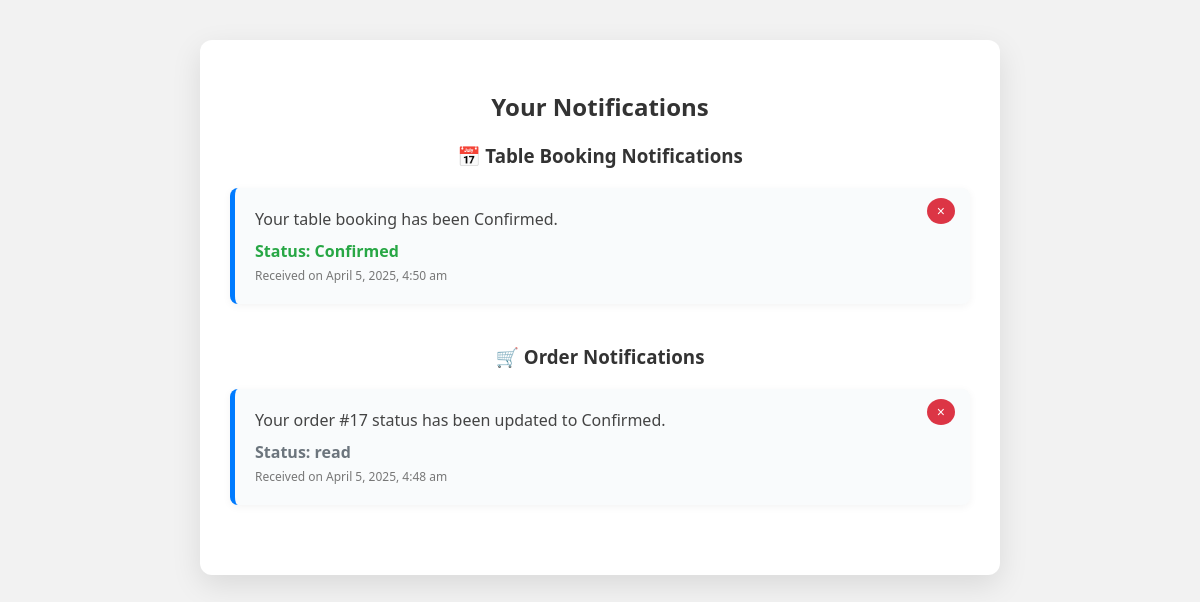
The app's page /notifications.php (signed in), older data.
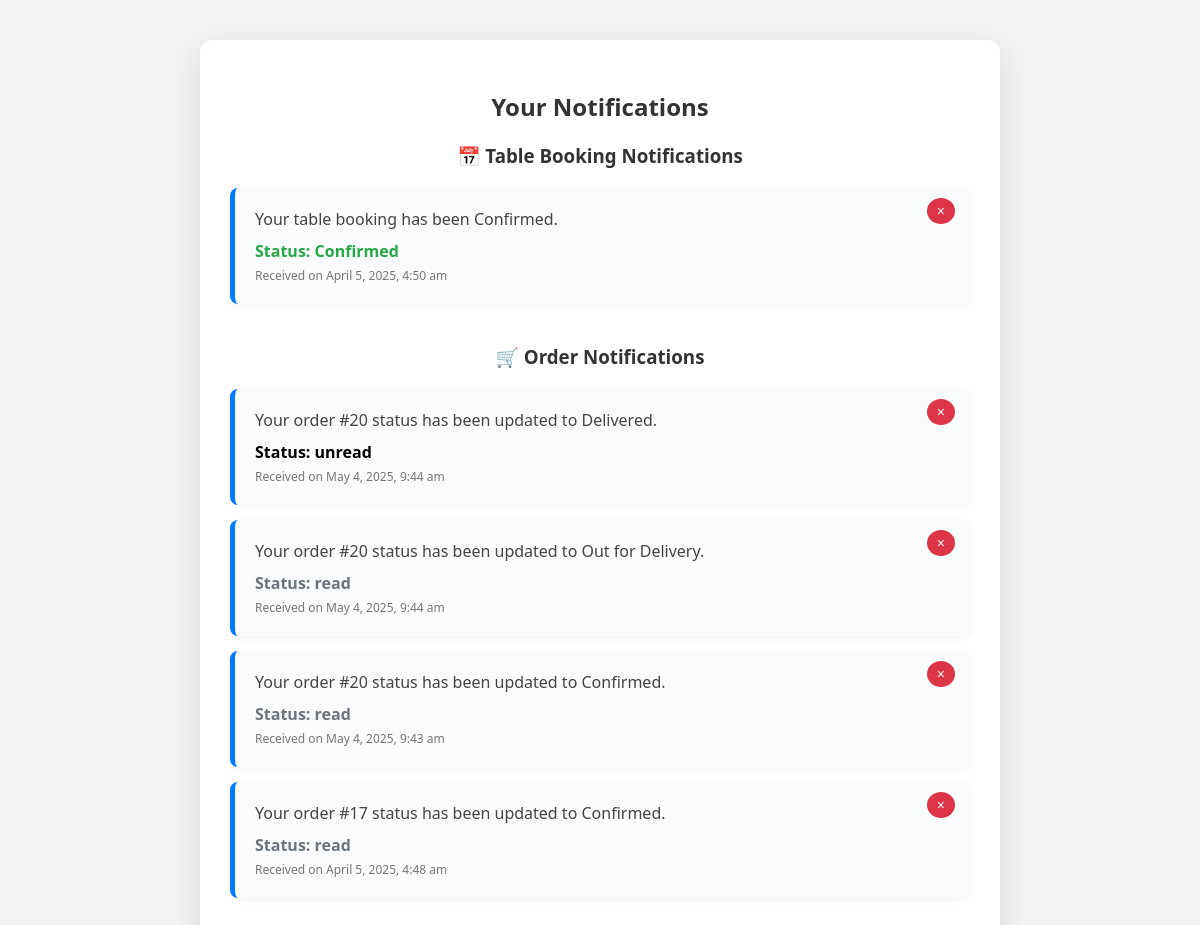
The same page, newer data.
### tables this page shows
CREATE TABLE `notifications` (
  `id` int(11) NOT NULL,
  `user_id` int(11) NOT NULL,
  `message` text NOT NULL,
  `is_read` tinyint(1) DEFAULT 0,
  `created_at` timestamp NOT NULL DEFAULT current_timestamp(),
  `status` varchar(50) DEFAULT 'Pending'
);

CREATE TABLE `order_notifications` (
  `id` int(11) NOT NULL,
  `user_id` int(11) NOT NULL,
  `type` enum('booking','order') NOT NULL,
  `message` text NOT NULL,
  `status` enum('unread','read') DEFAULT 'unread',
  `created_at` timestamp NOT NULL DEFAULT current_timestamp()
);

### notifications.php (the view, shortened to what this page needs)
<?php
include 'config.php';
$user_id = $_SESSION['user_id'];
$pdo->prepare("UPDATE notifications SET is_read = 1 WHERE user_id = ?")->execute([$user_id]);
$stmt1 = $pdo->prepare("SELECT * FROM notifications WHERE user_id = ? ORDER BY created_at DESC");
$stmt1->execute([$user_id]);
$table_notifications = $stmt1->fetchAll(PDO::FETCH_ASSOC);
$pdo->prepare("UPDATE order_notifications SET status = 'read' WHERE user_id = ?")->execute([$user_id]);
$stmt2 = $pdo->prepare("SELECT * FROM order_notifications WHERE user_id = ? ORDER BY created_at DESC");
$stmt2->execute([$user_id]);
$order_notifications = $stmt2->fetchAll(PDO::FETCH_ASSOC);
?>
<!DOCTYPE html>
<html>
<head>
</head>
<body>
    <div class="container">
        <h2>Your Notifications</h2>
        <div class="section">
            <h3>📅 Table Booking Notifications</h3>
            <?php if (empty($table_notifications)): ?>
                <p style="text-align: center;">No table booking notifications yet.</p>
            <?php else: ?>
                <?php foreach ($table_notifications as $note): ?>
                    <div class="notification">
                        <form method="POST" style="display:inline;">
                            <button type="submit" name="delete_table_notification" class="delete-btn">&times;</button>
                        </form>
                        <div class="message"><?= htmlspecialchars($note['message']) ?></div>
                        <div class="status status-<?= htmlspecialchars($note['status']) ?>">
                            Status: <?= htmlspecialchars($note['status']) ?>
                        </div>
                        <small>Received on <?= date("F j, Y, g:i a", strtotime($note['created_at'])) ?></small>
                    </div>
                <?php endforeach; ?>
            <?php endif; ?>
        </div>
        <div class="section">
            <h3>🛒 Order Notifications</h3>
            <?php if (empty($order_notifications)): ?>
                <p style="text-align: center;">No order notifications yet.</p>
            <?php else: ?>
                <?php foreach ($order_notifications as $note): ?>
                    <div class="notification">
                        <form method="POST" style="display:inline;">
                            <button type="submit" name="delete_order_notification" class="delete-btn">&times;</button>
                        </form>
                        <div class="message"><?= htmlspecialchars($note['message']) ?></div>
                        <div class="status status-<?= htmlspecialchars($note['status']) ?>">
                            Status: <?= htmlspecialchars($note['status']) ?>
                        </div>
                        <small>Received on <?= date("F j, Y, g:i a", strtotime($note['created_at'])) ?></small>
                    </div>
                <?php endforeach; ?>
            <?php endif; ?>
        </div>
    </div>
</body>
</html>

Row changes from the older to the newer data that the page shows:
added order_notifications: message "Your order #20 status has been updated to Delivered.", status "unread", created_at "May 4, 2025, 9:44 am"
added order_notifications: message "Your order #20 status has been updated to Out for Delivery.", status "read", created_at "May 4, 2025, 9:44 am"
added order_notifications: message "Your order #20 status has been updated to Confirmed.", status "read", created_at "May 4, 2025, 9:43 am"
